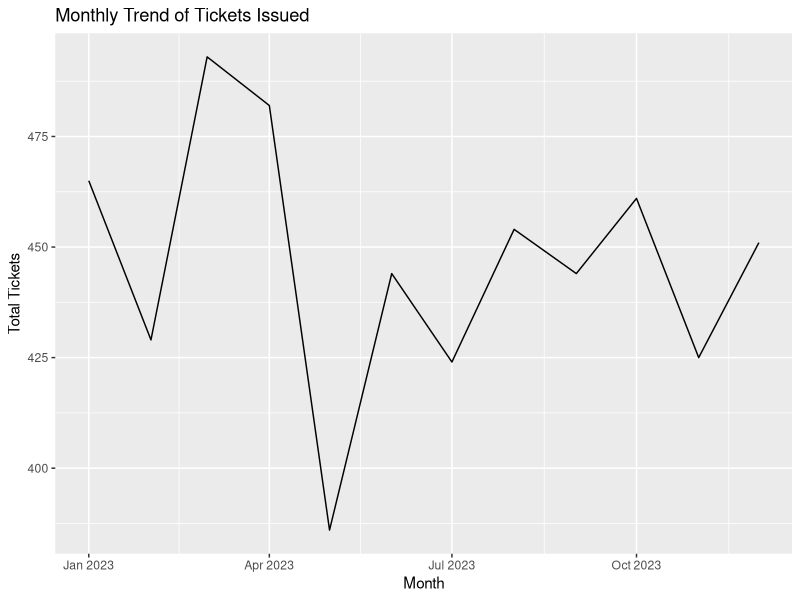
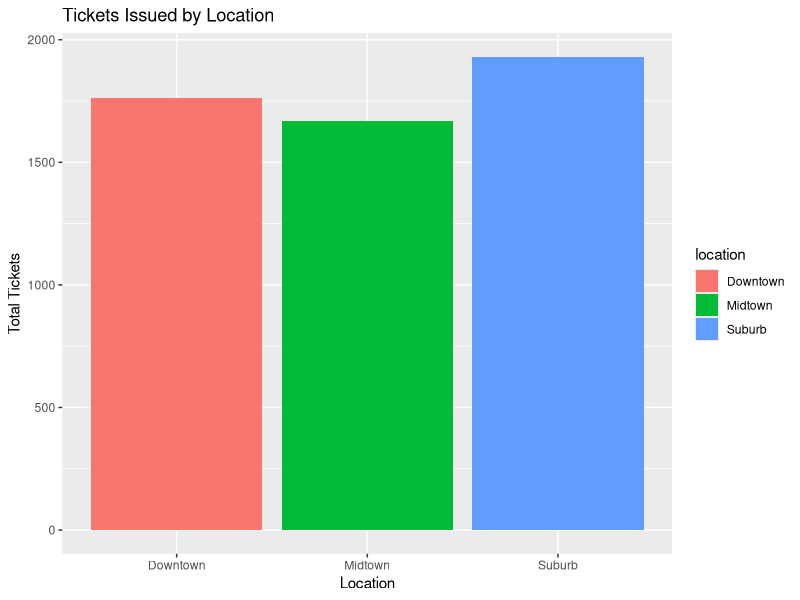

The R script that drew these images, in order:
library(tidyverse)
library(lubridate)

# Step 1: Simulate the Dataset
set.seed(123)

# Dates is set to be consecutive dates from 1/1/2023 to 12/31/2023
dates <- seq(as.Date('2023-01-01'), as.Date('2023-12-31'), by="day")

# Simulate other variables
data_simulated <- tibble(
  date = sample(dates, 1000, replace = TRUE),
  offense_type = sample(c("Speeding", "Parking", "Signal Violation", "Documentation"), 1000, replace = TRUE),
  location = sample(c("Downtown", "Midtown", "Suburb"), 1000, replace = TRUE),
  tickets_issued = sample(1:10, 1000, replace = TRUE)
)

# Step 2: Basic tests

# Basic trend in data
data_simulated$date <- ymd(data_simulated$date)
time_trend <- data_simulated %>% 
  group_by(month = floor_date(date, "month")) %>%
  summarise(Total_Tickets = sum(tickets_issued))

ggplot(time_trend, aes(x = month, y = Total_Tickets)) +
  geom_line() +
  labs(title = "Monthly Trend of Tickets Issued", x = "Month", y = "Total Tickets")

# Different locations
location_analysis <- data_simulated %>%
  group_by(location) %>%
  summarise(Total_Tickets = sum(tickets_issued))

ggplot(location_analysis, aes(x = location, y = Total_Tickets, fill = location)) +
  geom_bar(stat = "identity") +
  labs(title = "Tickets Issued by Location", x = "Location", y = "Total Tickets")
